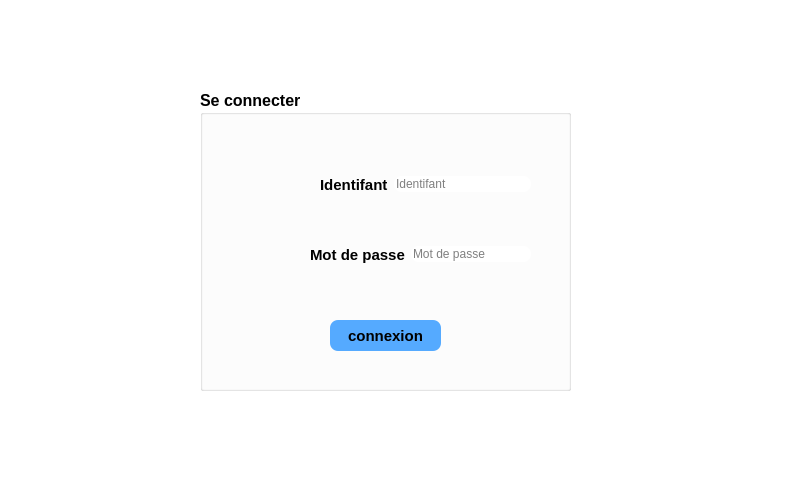
<?xml version="1.0" encoding="UTF-8"?>
<ui version="4.0">
 <class>MaClasse</class>
 <widget class="QMainWindow" name="MaClasse">
  <property name="geometry">
   <rect>
    <x>0</x>
    <y>0</y>
    <width>786</width>
    <height>480</height>
   </rect>
  </property>
  <property name="windowTitle">
   <string>MaClasse</string>
  </property>
  <property name="styleSheet">
   <string notr="true">background-color: rgb(255, 255, 255);

</string>
  </property>
  <widget class="QWidget" name="centralwidget">
   <widget class="QGroupBox" name="groupBox">
    <property name="geometry">
     <rect>
      <x>200</x>
      <y>90</y>
      <width>371</width>
      <height>301</height>
     </rect>
    </property>
    <property name="font">
     <font>
      <pointsize>12</pointsize>
      <bold>true</bold>
     </font>
    </property>
    <property name="styleSheet">
     <string notr="true">background:none;</string>
    </property>
    <property name="title">
     <string>Se connecter</string>
    </property>
    <widget class="QWidget" name="horizontalLayoutWidget">
     <property name="geometry">
      <rect>
       <x>120</x>
       <y>80</y>
       <width>211</width>
       <height>29</height>
      </rect>
     </property>
     <layout class="QHBoxLayout" name="horizontalLayout">
      <item>
       <widget class="QLabel" name="username">
        <property name="font">
         <font>
          <pointsize>11</pointsize>
          <bold>true</bold>
         </font>
        </property>
        <property name="text">
         <string>Identifant</string>
        </property>
       </widget>
      </item>
      <item>
       <widget class="QLineEdit" name="text_username">
        <property name="font">
         <font>
          <pointsize>9</pointsize>
          <bold>false</bold>
         </font>
        </property>
        <property name="styleSheet">
         <string notr="true">   border-radius:8px;   </string>
        </property>
        <property name="placeholderText">
         <string>Identifant</string>
        </property>
        <property name="cursorMoveStyle">
         <enum>Qt::LogicalMoveStyle</enum>
        </property>
       </widget>
      </item>
     </layout>
    </widget>
    <widget class="QWidget" name="horizontalLayoutWidget_2">
     <property name="geometry">
      <rect>
       <x>110</x>
       <y>150</y>
       <width>221</width>
       <height>29</height>
      </rect>
     </property>
     <layout class="QHBoxLayout" name="horizontalLayout_2">
      <item>
       <widget class="QLabel" name="password">
        <property name="font">
         <font>
          <pointsize>11</pointsize>
          <bold>true</bold>
         </font>
        </property>
        <property name="text">
         <string>Mot de passe</string>
        </property>
       </widget>
      </item>
      <item>
       <widget class="QLineEdit" name="text_password">
        <property name="font">
         <font>
          <pointsize>9</pointsize>
          <bold>false</bold>
         </font>
        </property>
        <property name="styleSheet">
         <string notr="true">   border-radius:8px; </string>
        </property>
        <property name="echoMode">
         <enum>QLineEdit::Password</enum>
        </property>
        <property name="placeholderText">
         <string>Mot de passe</string>
        </property>
       </widget>
      </item>
     </layout>
    </widget>
    <widget class="QLabel" name="image_username">
     <property name="geometry">
      <rect>
       <x>40</x>
       <y>70</y>
       <width>61</width>
       <height>41</height>
      </rect>
     </property>
     <property name="styleSheet">
      <string notr="true">border-image: url(:/LOGIN/logo_username.png);</string>
     </property>
     <property name="text">
      <string/>
     </property>
    </widget>
    <widget class="QLabel" name="image_password">
     <property name="geometry">
      <rect>
       <x>40</x>
       <y>130</y>
       <width>61</width>
       <height>61</height>
      </rect>
     </property>
     <property name="styleSheet">
      <string notr="true">border-image: url(:/LOGIN/password.png);</string>
     </property>
     <property name="text">
      <string/>
     </property>
    </widget>
    <widget class="QPushButton" name="button_login">
     <property name="geometry">
      <rect>
       <x>130</x>
       <y>230</y>
       <width>111</width>
       <height>31</height>
      </rect>
     </property>
     <property name="font">
      <font>
       <pointsize>11</pointsize>
       <italic>false</italic>
       <bold>true</bold>
      </font>
     </property>
     <property name="styleSheet">
      <string notr="true"> border-radius:8px;
background-color:rgb(85, 170, 255)  </string>
     </property>
     <property name="text">
      <string>connexion</string>
     </property>
    </widget>
   </widget>
   <widget class="QLabel" name="image_issig">
    <property name="enabled">
     <bool>true</bool>
    </property>
    <property name="geometry">
     <rect>
      <x>650</x>
      <y>10</y>
      <width>111</width>
      <height>91</height>
     </rect>
    </property>
    <property name="styleSheet">
     <string notr="true">border-image: url(:/LOGIN/logo_issig.png);
background:none;</string>
    </property>
    <property name="text">
     <string/>
    </property>
   </widget>
   <widget class="QLabel" name="image_csf">
    <property name="geometry">
     <rect>
      <x>10</x>
      <y>10</y>
      <width>81</width>
      <height>81</height>
     </rect>
    </property>
    <property name="styleSheet">
     <string notr="true">border-image: url(:/LOGIN/logo_csf.png);
background:none;</string>
    </property>
    <property name="text">
     <string/>
    </property>
   </widget>
   <widget class="QLabel" name="label">
    <property name="geometry">
     <rect>
      <x>0</x>
      <y>0</y>
      <width>791</width>
      <height>461</height>
     </rect>
    </property>
    <property name="styleSheet">
     <string notr="true">
border-image: url(:/LOGIN/back_ground_login.jpg);

</string>
    </property>
    <property name="text">
     <string/>
    </property>
   </widget>
   <zorder>label</zorder>
   <zorder>groupBox</zorder>
   <zorder>image_issig</zorder>
   <zorder>image_csf</zorder>
  </widget>
  <widget class="QMenuBar" name="menubar">
   <property name="geometry">
    <rect>
     <x>0</x>
     <y>0</y>
     <width>786</width>
     <height>22</height>
    </rect>
   </property>
  </widget>
  <widget class="QStatusBar" name="statusbar"/>
 </widget>
 <resources/>
 <connections/>
</ui>
